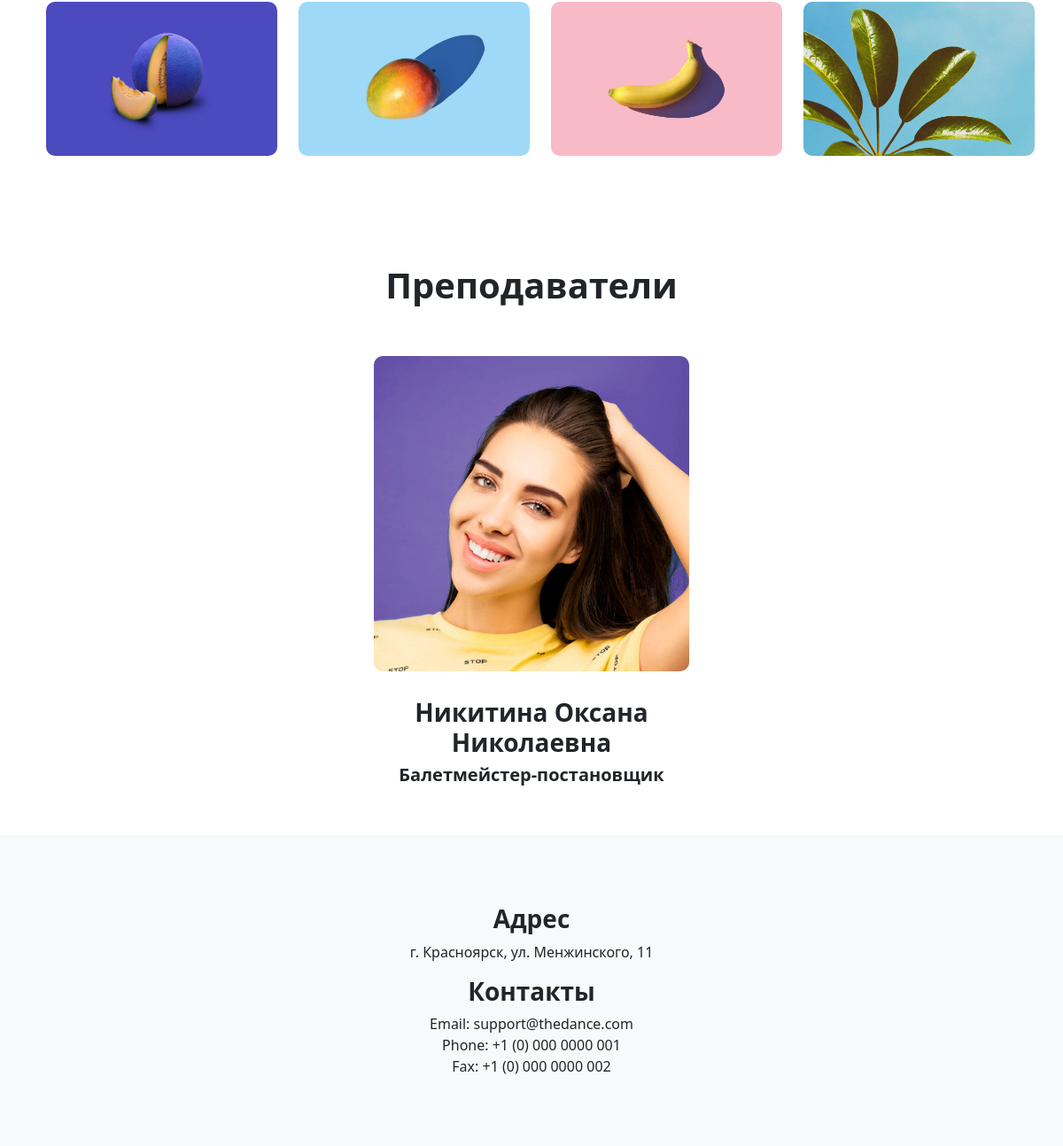
/ (lower part), run on an earlier commit of the app's database.
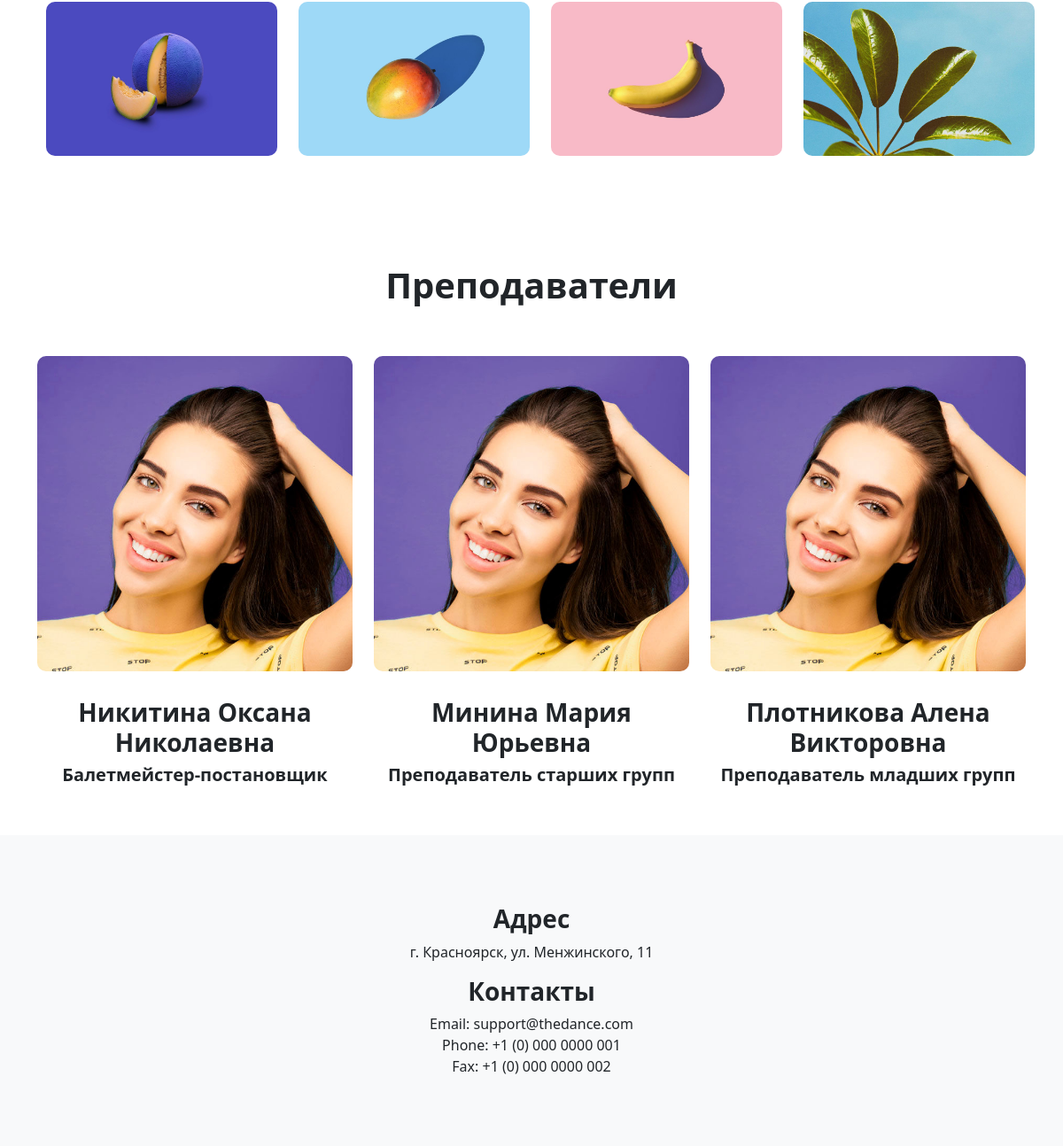
And on a later commit of the database.
### main/models.py (models this page shows, shortened)
class Teacher(models.Model):
    Name = models.CharField(max_length=150)
    Birthdate = models.DateField()
    Education_certificate = models.PositiveIntegerField()
    Profession = models.CharField(max_length=100)
    Home = models.CharField(max_length=200)
    Login = models.CharField(max_length=50)
    Password = models.CharField(max_length=24)

### main/views.py (the view)
# urls.py: path('', views.index, name='home'),
def index(request):
    teacher = Teacher.objects.all()
    client = Client.objects.all()
    return render(request, 'main/index.html',
                  {"teachers": teacher, "clients": client})

### main/templates/main/index.html (shortened to what this page needs)
{% extends 'main/base.html' %}
{% load static %}
{% block content %}
<div class="container">
    <section class="gallery" id="gallery">
        <div class="pt-5 pb-5 justify-content-center">
            <div class="row step">
                <div class="item-img col-sm-auto col-md-auto col-lg-3">
                    <img src="{% static 'img/features1.jpg' %}" alt="">
                </div>
                <div class="item-img col-sm-auto col-md-auto col-lg-3">
                    <img src="{% static 'img/features2.jpg'%}" alt="">
                </div>
                <div class="item-img col-sm-auto col-md-auto col-lg-3">
                    <img src="{% static 'img/features3.jpg'%}" alt="">
                </div>
                <div class="item-img col-sm-auto col-md-auto col-lg-3">
                    <img src="{% static 'img/features4.jpg'%}" alt="">
                </div>
            </div>
        </div>
    </section>
    <section class="team" id="team">
        <div class="pt-5 pb-5">
            <h1 class="h1 m-3"><strong>Преподаватели</strong></h1>
            <div class="row justify-content-center">
                {% for teacher in teachers %}
                <div class="col-sm-auto col-md-auto col-lg-4">
                    <img src="{% static 'img/team3.jpg'%}" alt="">
                    <h3><strong>{{teacher.Name}}</strong></h3>
                    <h5><strong>{{teacher.Profession}}</strong></h5>
                </div>
                {% endfor %}
            </div>
        </div>
    </section>
</div>
{% endblock %}

What changed in the data, as far as the page shows it:
added Teacher: Name "Минина Мария Юрьевна", Profession "Преподаватель старших групп"
added Teacher: Name "Плотникова Алена Викторовна", Profession "Преподаватель младших групп"
